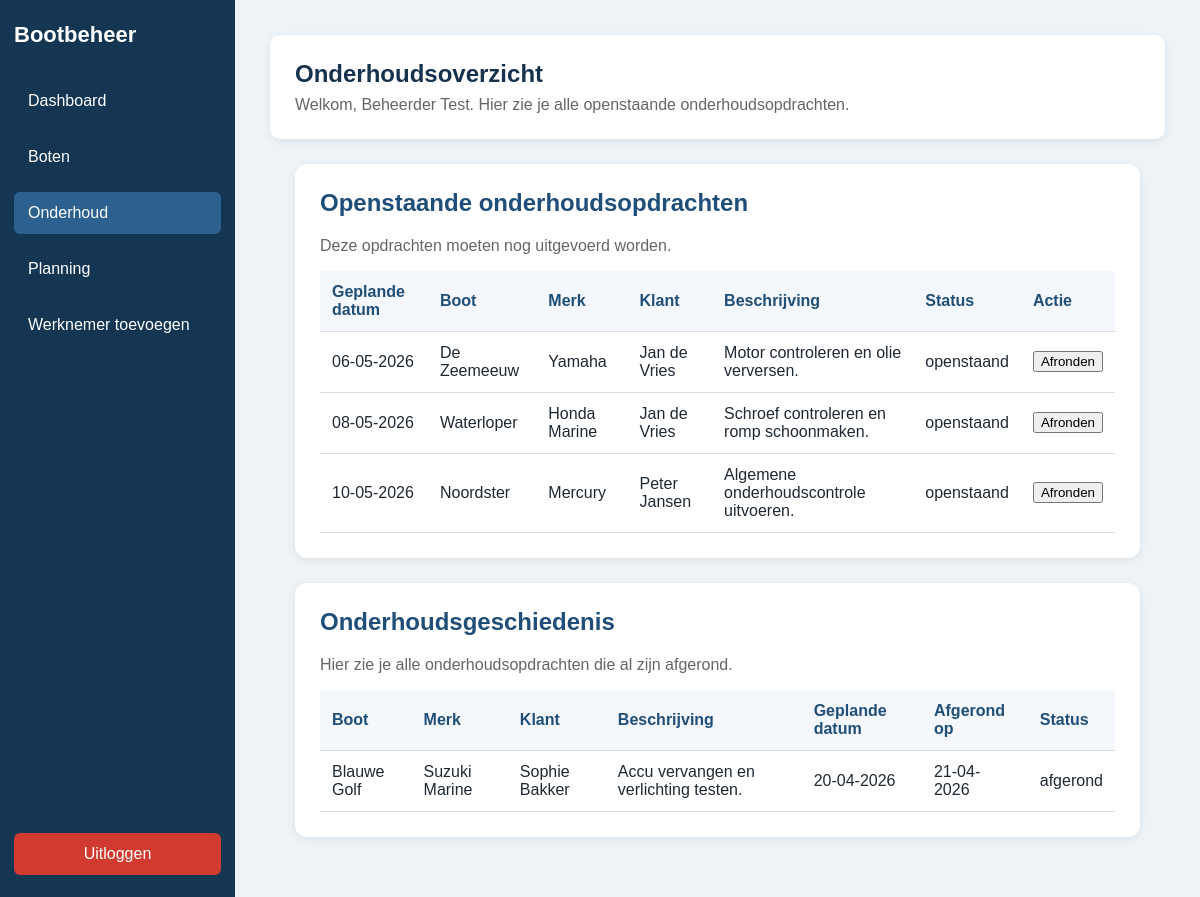
The page /onderhoud.php (signed in) on the database its author committed.
### tables this page shows
CREATE TABLE onderhoudsopdracht (
    opdracht_id INT AUTO_INCREMENT PRIMARY KEY,
    boot_id INT NOT NULL,
    beschrijving TEXT NOT NULL,
    status VARCHAR(20) NOT NULL DEFAULT 'openstaand',
    geplande_datum DATE NOT NULL,
    afgerond_datum DATE NULL,

    CONSTRAINT fk_onderhoudsopdracht_boot
    FOREIGN KEY (boot_id)
    REFERENCES boot(boot_id)
    ON DELETE RESTRICT
    ON UPDATE CASCADE
);

CREATE TABLE boot (
    boot_id INT AUTO_INCREMENT PRIMARY KEY,
    klant_id INT NOT NULL,
    naam VARCHAR(100) NOT NULL,
    merk VARCHAR(100) NOT NULL,

    CONSTRAINT fk_boot_klant
    FOREIGN KEY (klant_id)
    REFERENCES klant(klant_id)
    ON DELETE RESTRICT
    ON UPDATE CASCADE
);

CREATE TABLE klant (
    klant_id INT AUTO_INCREMENT PRIMARY KEY,
    naam VARCHAR(100) NOT NULL,
    email VARCHAR(150) NOT NULL,
    telefoonnummer VARCHAR(20) NOT NULL
);

### app/Models/Onderhoudsopdracht.php (called while the page is built, shortened)
<?php
class Onderhoudsopdracht
{
    private $pdo;
    public function __construct($pdo)
    {
        $this->pdo = $pdo;
    }
    public function getOpenstaandWithBootEnKlant()
    {
        $stmt = $this->pdo->prepare("
            SELECT
                o.opdracht_id,
                o.beschrijving,
                o.status,
                o.geplande_datum,
                b.naam AS bootnaam,
                b.merk,
                k.naam AS klantnaam,
                k.email,
                k.telefoonnummer
            FROM onderhoudsopdracht o
            INNER JOIN boot b ON o.boot_id = b.boot_id
            INNER JOIN klant k ON b.klant_id = k.klant_id
            WHERE o.status = 'openstaand'
            ORDER BY o.geplande_datum ASC
        ");
        $stmt->execute();
        return $stmt->fetchAll(PDO::FETCH_ASSOC);
    }
public function getAfgerondWithBootEnKlant()
{
    $stmt = $this->pdo->prepare("
        SELECT
            o.opdracht_id,
            o.beschrijving,
            o.status,
            o.geplande_datum,
            o.afgerond_datum,
            b.boot_id,
            b.naam AS bootnaam,
            b.merk,
            k.naam AS klantnaam
        FROM onderhoudsopdracht o
        INNER JOIN boot b ON o.boot_id = b.boot_id
        INNER JOIN klant k ON b.klant_id = k.klant_id
        WHERE o.status = 'afgerond'
        ORDER BY o.afgerond_datum DESC
    ");
    $stmt->execute();
    return $stmt->fetchAll(PDO::FETCH_ASSOC);
}
}

### public/onderhoud.php (the view, shortened to what this page needs)
<?php
require_once '../config/database.php';
require_once '../app/Models/Onderhoudsopdracht.php';
$database = new Database();
$pdo = $database->connect();
$onderhoudModel = new Onderhoudsopdracht($pdo);
$opdrachten = $onderhoudModel->getOpenstaandWithBootEnKlant();
$afgerondeOpdrachten = $onderhoudModel->getAfgerondWithBootEnKlant();
?>
<!DOCTYPE html>
<html lang="nl">
<head>
    <link rel="stylesheet" href="assets/css/style.css">
</head>
<body>
<div class="app-layout">
    <?php require_once '../app/Views/layouts/sidebar.php'; ?>
    <main class="main-content">
        <section class="topbar">
            <div>
                <h1>Onderhoudsoverzicht</h1>
                <p>
                    Welkom, <?= htmlspecialchars($naam); ?>.
                    Hier zie je alle openstaande onderhoudsopdrachten.
                </p>
            </div>
        </section>
        <section class="content-card">
            <div class="section-header">
                <div>
                    <h2>Openstaande onderhoudsopdrachten</h2>
                    <p>Deze opdrachten moeten nog uitgevoerd worden.</p>
                </div>
            </div>
            <?php if (empty($opdrachten)): ?>
                <div class="empty-state">
                    <p>Er zijn op dit moment geen openstaande onderhoudsopdrachten.</p>
                </div>
            <?php else: ?>
                <table class="data-table">
                    <thead>
                        <tr>
                            <th>Geplande datum</th>
                            <th>Boot</th>
                            <th>Merk</th>
                            <th>Klant</th>
                            <th>Beschrijving</th>
                            <th>Status</th>
                            <th>Actie</th>
                        </tr>
                    </thead>
                    <tbody>
                        <?php foreach ($opdrachten as $opdracht): ?>
                            <tr>
                                <td>
                                    <?php if (!empty($opdracht['geplande_datum'])): ?>
                                        <?= date('d-m-Y', strtotime($opdracht['geplande_datum'])); ?>
                                    <?php else: ?>
                                        Geen datum
                                    <?php endif; ?>
                                </td>
                                <td><?= htmlspecialchars($opdracht['bootnaam']); ?></td>
                                <td><?= htmlspecialchars($opdracht['merk']); ?></td>
                                <td><?= htmlspecialchars($opdracht['klantnaam']); ?></td>
                                <td><?= htmlspecialchars($opdracht['beschrijving']); ?></td>
                                <td>
                                    <span class="status-badge status-openstaand">
                                        <?= htmlspecialchars($opdracht['status']); ?>
                                    </span>
                                </td>
                                <td>
                                    <form
                                        action="onderhoud_afronden.php"
                                        method="POST"
                                        onsubmit="return confirm('Weet je zeker dat je deze opdracht wilt afronden?');"
                                    >
                                        <button type="submit" class="btn-afronden">
                                            Afronden
                                        </button>
                                    </form>
                                </td>
                            </tr>
                        <?php endforeach; ?>
                    </tbody>
                </table>
            <?php endif; ?>
        </section>
        <section class="content-card">
    <div class="section-header">
        <div>
            <h2>Onderhoudsgeschiedenis</h2>
            <p>Hier zie je alle onderhoudsopdrachten die al zijn afgerond.</p>
        </div>
    </div>
    <?php if (empty($afgerondeOpdrachten)): ?>
        <p class="empty-message">
            Er is nog geen afgerond onderhoud gevonden.
        </p>
    <?php else: ?>
        <div class="table-wrapper">
            <table class="data-table">
                <thead>
                    <tr>
                        <th>Boot</th>
                        <th>Merk</th>
                        <th>Klant</th>
                        <th>Beschrijving</th>
                        <th>Geplande datum</th>
                        <th>Afgerond op</th>
                        <th>Status</th>
                    </tr>
                </thead>
                <tbody>
                    <?php foreach ($afgerondeOpdrachten as $opdracht): ?>
                        <tr>
                            <td><?= htmlspecialchars($opdracht['bootnaam']); ?></td>
                            <td><?= htmlspecialchars($opdracht['merk']); ?></td>
                            <td><?= htmlspecialchars($opdracht['klantnaam']); ?></td>
                            <td><?= htmlspecialchars($opdracht['beschrijving']); ?></td>
                            <td>
                                <?= !empty($opdracht['geplande_datum'])
                                    ? date('d-m-Y', strtotime($opdracht['geplande_datum']))
                                    : '-'; ?>
                            </td>
                            <td>
                                <?= !empty($opdracht['afgerond_datum'])
                                    ? date('d-m-Y', strtotime($opdracht['afgerond_datum']))
                                    : '-'; ?>
                            </td>
                            <td>
                                <span class="status-badge status-done">
                                    <?= htmlspecialchars($opdracht['status']); ?>
                                </span>
                            </td>
                        </tr>
                    <?php endforeach; ?>
                </tbody>
            </table>
        </div>
    <?php endif; ?>
</section>
    </main>
</div>
</body>
</html>

### public/assets/css/style.css (style rules this page uses)
* { box-sizing: border-box; }
body { margin: 0; font-family: Arial, sans-serif; background-color: #eef3f8; color: #1f2933; }
.app-layout { display: flex; min-height: 100vh; }
.main-content { flex: 1; padding: 35px; }
.topbar { background-color: white; padding: 25px; border-radius: 10px; display: flex; justify-content: space-between; align-items: center; margin-bottom: 25px; box-shadow: 0 2px 8px rgba(0, 0, 0, 0.08); }
.topbar h1 { margin: 0 0 8px 0; color: #17324d; }
.topbar p { margin: 0; color: #666; }
.content-card { background-color: white; padding: 25px; border-radius: 10px; box-shadow: 0 2px 8px rgba(0, 0, 0, 0.08); }
.content-card p { color: #666; }
.data-table { width: 100%; border-collapse: collapse; margin-top: 10px; }
.data-table th, .data-table td { padding: 12px; border-bottom: 1px solid #ddd; text-align: left; }
.data-table th { background-color: #f4f7fb; color: #1f4e79; }
.content-card { background-color: #ffffff; padding: 25px; border-radius: 12px; box-shadow: 0 2px 8px rgba(0, 0, 0, 0.08); margin: 25px; }
.content-card h2 { margin-top: 0; color: #1f4e79; }

### rows shown on the page
onderhoudsopdracht: geplande_datum "06-05-2026", boot.naam "De Zeemeeuw", boot.merk "Yamaha", klant.naam "Jan de Vries", beschrijving "Motor controleren en olie verversen.", status "openstaand"
onderhoudsopdracht: geplande_datum "08-05-2026", boot.naam "Waterloper", boot.merk "Honda Marine", klant.naam "Jan de Vries", beschrijving "Schroef controleren en romp schoonmaken.", status "openstaand"
onderhoudsopdracht: geplande_datum "10-05-2026", boot.naam "Noordster", boot.merk "Mercury", klant.naam "Peter Jansen", beschrijving "Algemene onderhoudscontrole uitvoeren.", status "openstaand"
onderhoudsopdracht: boot.naam "Blauwe Golf", boot.merk "Suzuki Marine", klant.naam "Sophie Bakker", beschrijving "Accu vervangen en verlichting testen.", geplande_datum "20-04-2026", afgerond_datum "21-04-2026", status "afgerond"

### other values the page prints
$naam "Beheerder Test"
